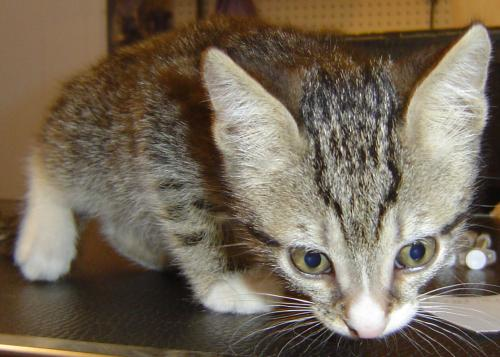
#> input picture imagens/300.ppm, 500 x 357 px
$ jupyter execute main.ipynb
#> lines starting #> are read from the running program, lines starting #| are printed output that depends on the picture
<a href="https://colab.research.google.com/github/Rodolfoxxv/GrayScale50/blob/main/ppm.ipynb" target="_parent"></a>

[cell 1]
from PIL import Image # Apenas para indicar o caminho
import numpy as np # Apenas para podermos ver a imagem
import matplotlib.pyplot as plt # Apenas para podermos ver a imagem

####### O ultimo código é sem biblioteca  ######


caminho = 'imagens/300.ppm'

imagem = Image.open(caminho)
#> imagem is the input picture: PIL image 500x357 RGB; mean R, G, B 117.4, 104.8, 87.8

# Vamos ver a imagem que vamos usar
plt.imshow(imagem)
plt.axis('off')
plt.show()

[cell 2]
# Convertendo para Cinza
def mostrar_imagem_cinza(caminho_arquivo):
    """Convete a imagem PPM em escala de cinza"""
#> called with caminho_arquivo = 'imagens/300.ppm'
    with open(caminho_arquivo, 'r') as f:
        tipo = f.readline().strip()
        if tipo != 'P3':
            raise ValueError("Formato PPM não suportado (deve ser P3).")

        while True:
            linha = f.readline().strip()
            if not linha.startswith('#'):
                break

        largura, altura = map(int, linha.split())
        max_cor = int(f.readline().strip())

        if max_cor != 255:
            raise ValueError("Somente valores máximos de cor 255 são suportados.")

        pixels = []
        for linha in f:
            pixels.extend(map(int, linha.split()))

    # escala de cinza
    imagem_cinza = np.zeros((altura, largura), dtype=np.uint8)
    for y in range(altura):
        for x in range(largura):
            i = (y * largura + x) * 3
            r, g, b = pixels[i], pixels[i + 1], pixels[i + 2]

            # Cinza (0 a 255)
            intensidade_cinza = int(0.299 * r + 0.587 * g + 0.114 * b)
            imagem_cinza[y, x] = intensidade_cinza


    plt.imshow(imagem_cinza, cmap='gray', vmin=0, vmax=255)
    plt.axis('off')
    plt.show()
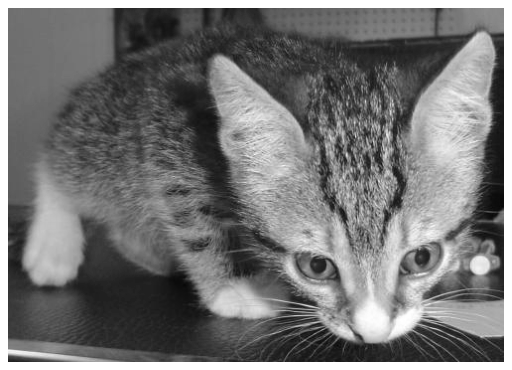
#> figure drawn by matplotlib, 1 panel


mostrar_imagem_cinza(caminho)

[cell 3]
# Agora para Binario (preto e branco)
def mostrar_imagem_binaria(caminho_arquivo, limiar=128):
    """A imagem PPM em preto e branco."""
#> called with caminho_arquivo = 'imagens/300.ppm', limiar = 128
    with open(caminho_arquivo, 'r') as f:

        tipo = f.readline().strip()
        if tipo != 'P3':
            raise ValueError("Formato PPM não suportado (deve ser P3).")


        while True:
            linha = f.readline().strip()
            if not linha.startswith('#'):
                break


        largura, altura = map(int, linha.split())
        max_cor = int(f.readline().strip())

        if max_cor != 255:
            raise ValueError("Somente valores máximos de cor 255 são suportados.")


        pixels = []
        for linha in f:
            pixels.extend(map(int, linha.split()))

    # Matriz binaria
    imagem_pb = np.zeros((altura, largura), dtype=np.uint8)
    for y in range(altura):
        for x in range(largura):
            i = (y * largura + x) * 3
            r, g, b = pixels[i], pixels[i + 1], pixels[i + 2]


            intensidade_cinza = int(0.299 * r + 0.587 * g + 0.114 * b)

            # binarizar (0 ou 255)
            if intensidade_cinza > limiar:
                imagem_pb[y, x] = 255 # Aqui Branco
            else:
                imagem_pb[y, x] = 0 # Aqui Preto


    plt.imshow(imagem_pb, cmap='gray', vmin=0, vmax=255)
    plt.axis('off')
    plt.show()
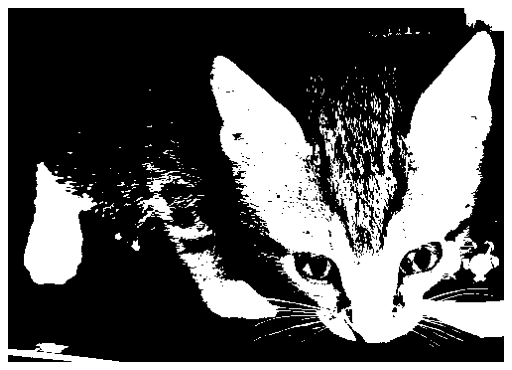
#> figure drawn by matplotlib, 1 panel


mostrar_imagem_binaria(caminho)

[cell 4]
# Vamos comparar a três imagens
def mostrar_imagem(caminho_arquivo, limiar=128, grid_size=10):
    """Lê e exibe as imagens PPM nos formatos original, escala de cinza e binarizado com linhas de grade."""
#> called with caminho_arquivo = 'imagens/300.ppm', limiar = 128, grid_size = 10
    with open(caminho_arquivo, 'r') as f:
        tipo = f.readline().strip()
        if tipo != 'P3':
            raise ValueError("Formato PPM não suportado (deve ser P3).")


        while True:
            linha = f.readline().strip()
            if not linha.startswith('#'):
                break


        largura, altura = map(int, linha.split())
        max_cor = int(f.readline().strip())

        if max_cor != 255:
            raise ValueError("Somente valores máximos de cor 255 são suportados.")


        pixels = []
        for linha in f:
            pixels.extend(map(int, linha.split()))

    # Criar as matrizes
    imagem_original = np.zeros((altura, largura, 3), dtype=np.uint8)
    imagem_cinza = np.zeros((altura, largura), dtype=np.uint8)
    imagem_pb = np.zeros((altura, largura), dtype=np.uint8)

    for y in range(altura):
        for x in range(largura):
            i = (y * largura + x) * 3
            r, g, b = pixels[i], pixels[i + 1], pixels[i + 2]


            imagem_original[y, x] = [r, g, b]


            intensidade_cinza = int(0.299 * r + 0.587 * g + 0.114 * b)
            imagem_cinza[y, x] = intensidade_cinza

            # Binarizar
            if intensidade_cinza > limiar:
                imagem_pb[y, x] = 255
            else:
                imagem_pb[y, x] = 0


    fig, axs = plt.subplots(1, 3, figsize=(15, 5))

    # Original
    axs[0].imshow(imagem_original)
    axs[0].set_title("Imagem Original")
    axs[0].axis('off')


    # Escala de Cinza
    axs[1].imshow(imagem_cinza, cmap='gray', vmin=0, vmax=255)
    axs[1].set_title("Escala de Cinza")
    axs[1].axis('off')

    # Binária
    axs[2].imshow(imagem_pb, cmap='gray', vmin=0, vmax=255)
    axs[2].set_title("Imagem Binária")
    axs[2].axis('off')


    plt.tight_layout()
    plt.show()
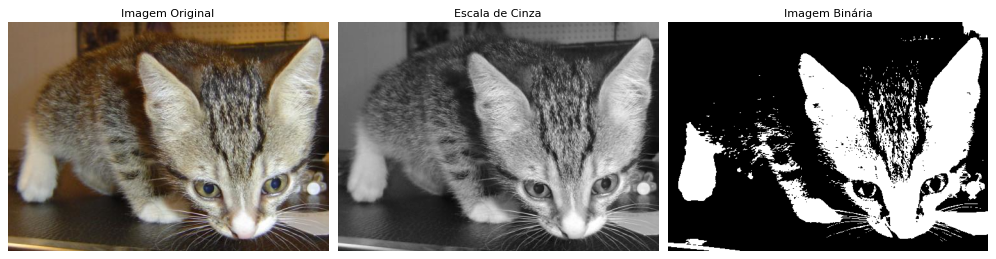
#> figure drawn by matplotlib, 3 panels


mostrar_imagem(caminho)

[cell 5]
# Agora vamos simular a divisão da matrix em pixels
def mostrar_imagem_com_quadrados(caminho_arquivo, limiar=128, grid_size=10):
    """Lê e exibe a imagem PPM com cada pixel dentro de um quadradinho, mostrando as versões original, escala de cinza e binarizada."""
#> called with caminho_arquivo = 'imagens/300.ppm', limiar = 128, grid_size = 10
    with open(caminho_arquivo, 'r') as f:

        tipo = f.readline().strip()
        if tipo != 'P3':
            raise ValueError("Formato PPM não suportado (deve ser P3).")


        while True:
            linha = f.readline().strip()
            if not linha.startswith('#'):
                break


        largura, altura = map(int, linha.split())
        max_cor = int(f.readline().strip())

        if max_cor != 255:
            raise ValueError("Somente valores máximos de cor 255 são suportados.")


        pixels = []
        for linha in f:
            pixels.extend(map(int, linha.split()))


    imagem_original = np.zeros((altura, largura, 3), dtype=np.uint8)
    imagem_cinza = np.zeros((altura, largura), dtype=np.uint8)
    imagem_pb = np.zeros((altura, largura), dtype=np.uint8)

    for y in range(altura):
        for x in range(largura):
            i = (y * largura + x) * 3
            r, g, b = pixels[i], pixels[i + 1], pixels[i + 2]


            imagem_original[y, x] = [r, g, b]


            intensidade_cinza = int(0.299 * r + 0.587 * g + 0.114 * b)
            imagem_cinza[y, x] = intensidade_cinza


            if intensidade_cinza > limiar:
                imagem_pb[y, x] = 255
            else:
                imagem_pb[y, x] = 0


    def plotar_com_quadrados(imagem, ax, titulo, cmap='gray'):
#> called with titulo = 'Imagem Original'
        ax.set_title(titulo)
        ax.imshow(imagem, cmap=cmap)
        ax.axis('off')

        ax.set_xticks(np.arange(0, largura, grid_size))
        ax.set_yticks(np.arange(0, altura, grid_size))
        ax.set_xticklabels([])
        ax.set_yticklabels([])


        for i in range(0, largura, grid_size):
            for j in range(0, altura, grid_size):
                ax.add_patch(plt.Rectangle((i, j), grid_size, grid_size, fill=None, edgecolor='black', linewidth=0.5))


    fig, axs = plt.subplots(1, 3, figsize=(15, 5))


    plotar_com_quadrados(imagem_original, axs[0], "Imagem Original", cmap=None)


    plotar_com_quadrados(imagem_cinza, axs[1], "Escala de Cinza", cmap='gray')


    plotar_com_quadrados(imagem_pb, axs[2], "Imagem Binária", cmap='binary')


    plt.tight_layout()
    plt.show()
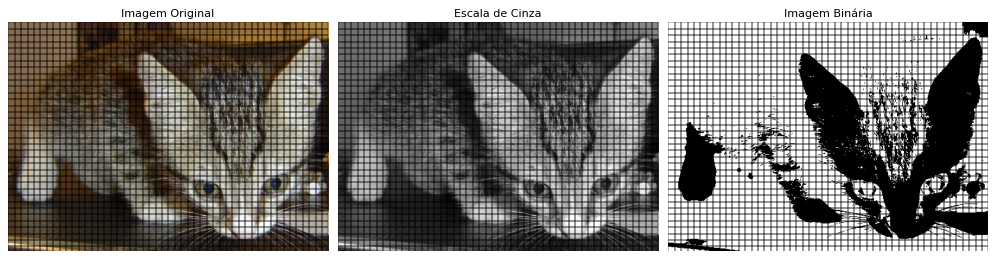
#> figure drawn by matplotlib, 3 panels


mostrar_imagem_com_quadrados(caminho)

[cell 6]
# Agora sem bibloteca so nos pixels
def ler_imagem_ppm(caminho_arquivo):
    """Lê uma imagem PPM e retorna os dados de pixels."""
#> called with caminho_arquivo = 'imagens/300.ppm'
    with open(caminho_arquivo, 'r') as f:
        tipo = f.readline().strip()
        if tipo != 'P3':
            raise ValueError("Formato PPM não suportado (deve ser P3).")


        while True:
            linha = f.readline().strip()
            if not linha.startswith('#'):
                break


        largura, altura = map(int, linha.split())
        max_cor = int(f.readline().strip())

        if max_cor != 255:
            raise ValueError("Somente valores máximos de cor 255 são suportados.")


        pixels = []
        for linha in f:
            pixels.extend(map(int, linha.split()))

    return largura, altura, pixels


def converter_para_cinza(largura, altura, pixels):
    """Converte os pixels para escala de cinza (0 a 255) usando a fórmula RGB para cinza."""
#> called with largura = 500, altura = 357
    imagem_cinza = []
    for i in range(0, len(pixels), 3):
        r, g, b = pixels[i], pixels[i + 1], pixels[i + 2]
        cinza = int(0.299 * r + 0.587 * g + 0.114 * b)
        imagem_cinza.append(cinza)
    return imagem_cinza


def binarizar_imagem(largura, altura, imagem_cinza, limiar=128):
    """Binariza a imagem (0 ou 255)."""
#> called with largura = 500, altura = 357, limiar = 128
    imagem_binaria = []
    for valor in imagem_cinza:
        if valor > limiar:
            imagem_binaria.append(255)
        else:
            imagem_binaria.append(0)
    return imagem_binaria


def reduzir_imagem(largura, altura, imagem, escala=0.1):
    """
    Reduz a imagem mantendo a escala.
    :param largura: Largura original da imagem.
    :param altura: Altura original da imagem.
    :param imagem: Lista de pixels da imagem (escala de cinza ou binária).
    :param escala: Fator de escala para redimensionar a imagem.
    :return: Nova largura, nova altura e pixels reduzidos.
    """
#> called with largura = 500, altura = 357, escala = 0.05
    nova_largura = max(1, int(largura * escala))
    nova_altura = max(1, int(altura * escala))
    imagem_reduzida = []

    for y in range(nova_altura):
        for x in range(nova_largura):

            origem_x = int(x / escala)
            origem_y = int(y / escala)
            indice = origem_y * largura + origem_x
            imagem_reduzida.append(imagem[indice])

    return nova_largura, nova_altura, imagem_reduzida


def exibir_imagem_terminal(largura, altura, imagem):
    """
    Imagens 50 tons de cinza e mantendo preto e branco.

    :param largura: Largura da imagem.
    :param altura: Altura da imagem.
    :param imagem: Lista de pixels (escala de cinza ou binária).
    """
#> called with largura = 25, altura = 17
    for y in range(altura):
        for x in range(largura):
            intensidade = imagem[y * largura + x]


            if intensidade == 0:
                print(f"\033[48;5;232m  \033[m", end="")
            elif intensidade == 255:
                print(f"\033[48;5;255m  \033[m", end="")
            else:
                # Escala de cinza (50 tons de cinza)
                tom_de_cinza = int((intensidade / 255) * 49)
                print(f"\033[48;5;{232 + tom_de_cinza}m  \033[m", end="")
        print()


largura, altura, pixels = ler_imagem_ppm(caminho)


imagem_cinza = converter_para_cinza(largura, altura, pixels)


imagem_binaria = binarizar_imagem(largura, altura, imagem_cinza)


escala = 0.05

print("Imagem em Escala de 50 tons de Cinza:")
nova_largura, nova_altura, imagem_reduzida_cinza = reduzir_imagem(largura, altura, imagem_cinza, escala)
exibir_imagem_terminal(nova_largura, nova_altura, imagem_reduzida_cinza)

print("\nImagem Binária:")
nova_largura_bin, nova_altura_bin, imagem_reduzida_binaria = reduzir_imagem(largura, altura, imagem_binaria, escala)
exibir_imagem_terminal(nova_largura_bin, nova_altura_bin, imagem_reduzida_binaria)
